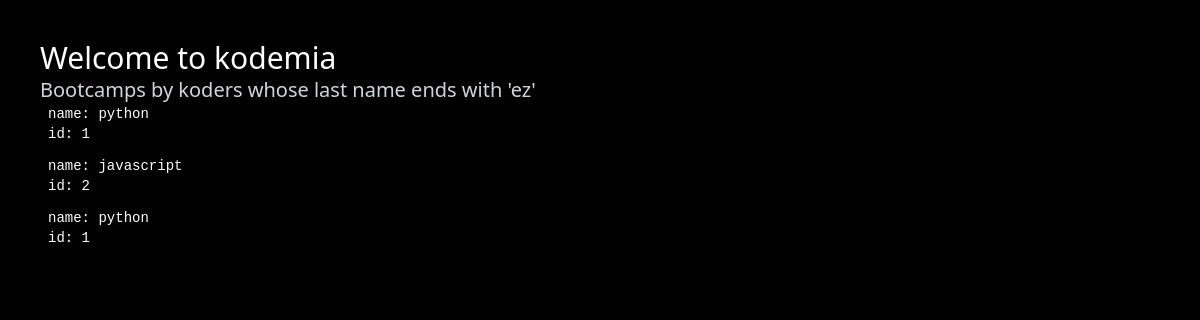
Page /bootcamp/ejercicios/1 on the committed database.
### bootcamp/models.py (models this page shows)
class Bootcamp(models.Model):
    name = models.CharField(unique=True, max_length=100)
    created_at = models.DateField(auto_now=True, auto_created=True)
    updated_at = models.DateField(
        auto_created=True,
        auto_now_add=True,
    )

### bootcamp/views.py (the view)
# urls.py: path("ejercicios/1", get_ez_bootcamps),
def get_ez_bootcamps(req):
    bootcamps = get_bootcamp_by_koder_last_name("ez")
    return render(req, "bootcamps.html", context={"bootcamps": bootcamps})

### bootcamp/query_exercises.py (called while the page is built)
def get_bootcamp_by_koder_last_name(last_name, unique_values: bool = False):
    bootcamps = Bootcamp.objects.filter(
        generations__koders__last_name__endswith=last_name
    )
    if unique_values:
        bootcamps = bootcamps.distinct()
    return [x for x in bootcamps]

### templates/bootcamps.html (shortened to what this page needs)
{% extends "base.html" %} {% block normal_content %}
<h2 class="text-gray-300 text-xl">
  Bootcamps by koders whose last name ends with 'ez'
</h2>
<dl class="text-white text-lg font-mono">
  {% for bootcamp in bootcamps %}
  <dd class="ml-2 text-sm text-white">name: {{bootcamp.name}}</dd>
  <dd class="ml-2 text-sm mb-3 text-white">id: {{bootcamp.id}}</dd>
  {% endfor %}
</dl>
{% endblock %}

### rows in the picture
Bootcamp: name "python", id "1"
Bootcamp: name "javascript", id "2"
